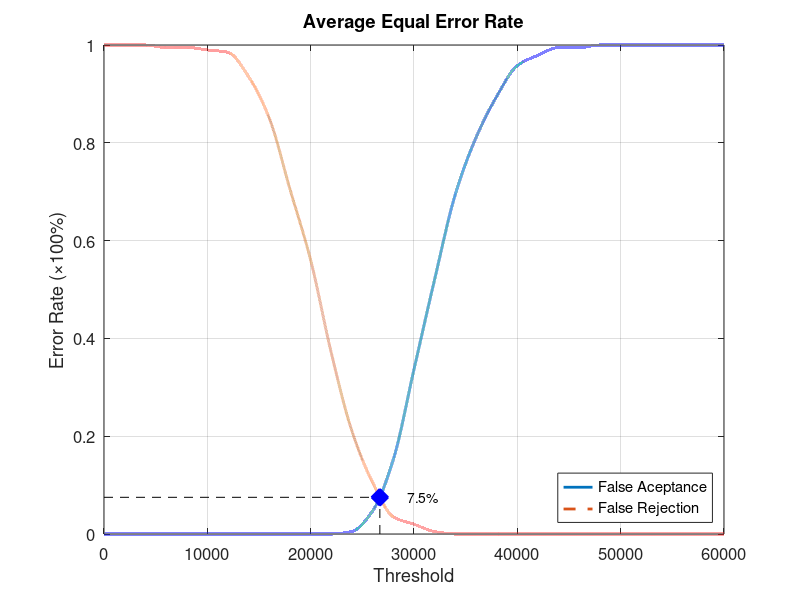
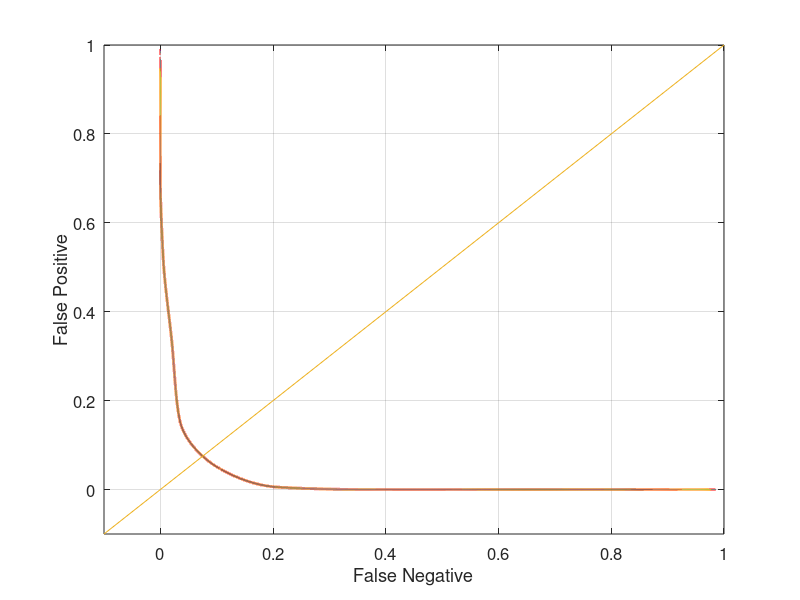

Reproduce these figures in MATLAB, in order.
function yEER = Database5_4
close all;
clear;
clc;
x = 0:2000:60000;
xq = 0:0.5:60000;

y0 = [0 0 0 0 0 0 0 0 0 0 0 0 0.00526316 0.0473684 0.152632 0.336842 0.521053 0.694737 0.810526 0.894737 0.957895 0.978947 0.994737 0.994737 1 1 1 1 1 1 1];
yy0 = interp1(x, y0, xq, 'pchip');
y1 = [1 1 1 0.995 0.995 0.99 0.985 0.935 0.85 0.705 0.56 0.37 0.21 0.105 0.035 0.02 0.005 0 0 0 0 0 0 0 0 0 0 0 0 0 0];
yy1 = interp1(x, y1, xq, 'pchip');

% Calculating EER: 
y2 = abs(y0 - y1);
find(y2 == min(y2))
yy2 = abs(yy0 - yy1);
xEER = find(yy2 == min(yy2));
xEERIndex = xq(xEER) % X-axis EER
yEER = yy0(xEER) % Y-axis EER

main = figure
plot(xq, yy0,'-','LineWidth', 2);	hold on
plot(xq, yy1,'--','LineWidth', 2);	hold on
plot([xEERIndex xEERIndex], [0 yEER], 'k--');	hold on
plot([0 xEERIndex], [yEER yEER], 'k--');	hold on
plot(xEERIndex, yEER, 'bx', 'LineWidth', 10);	hold on
text(xEERIndex + 10 * xEERIndex / 100, yEER, [num2str(round((10000 * yEER)) / 100) '%'])
legend('False Aceptance', 'False Rejection', 'Location', 'SouthEast')
xlabel('Threshold')
ylabel('Error Rate (\times100%)')
title('Average Equal Error Rate')
set(gca, 'FontSize', 12)
axis([0 60000 0 1])
grid on

print(main, 'Database5_4Main', '-dpng');
FNRxFPR = figure('Color', [1 1 1]);
plot(yy1, yy0, '-', yy1, yy0, 'LineWidth', 2);
hold on
y = -0.1:0.1:1
plot(y, y); 
set(gca, 'FontSize', 12)
xlabel('False Negative')
ylabel('False Positive')
axis([-0.1 1 -0.1 1])
set(gca, 'FontSize', 12)
grid on

print(FNRxFPR, 'Database5_4FNRxFPR','-dpng');
end
